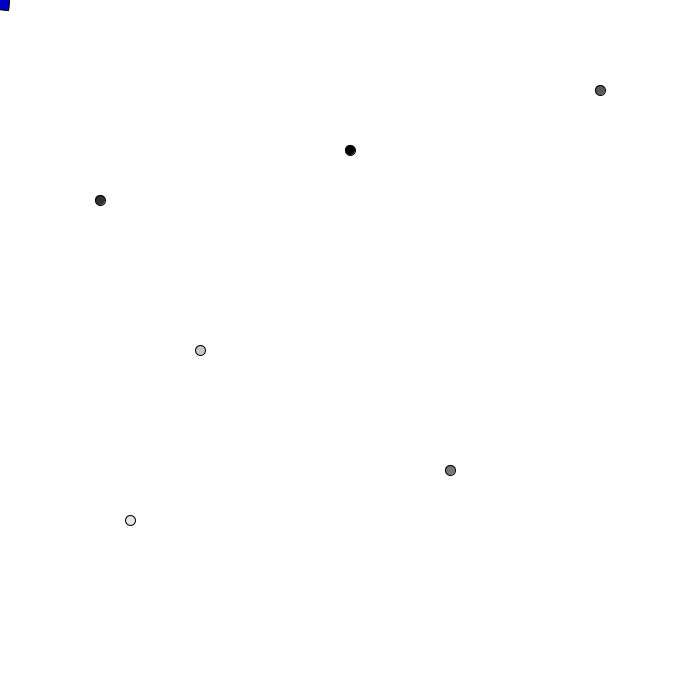
Frame 1 (no input)
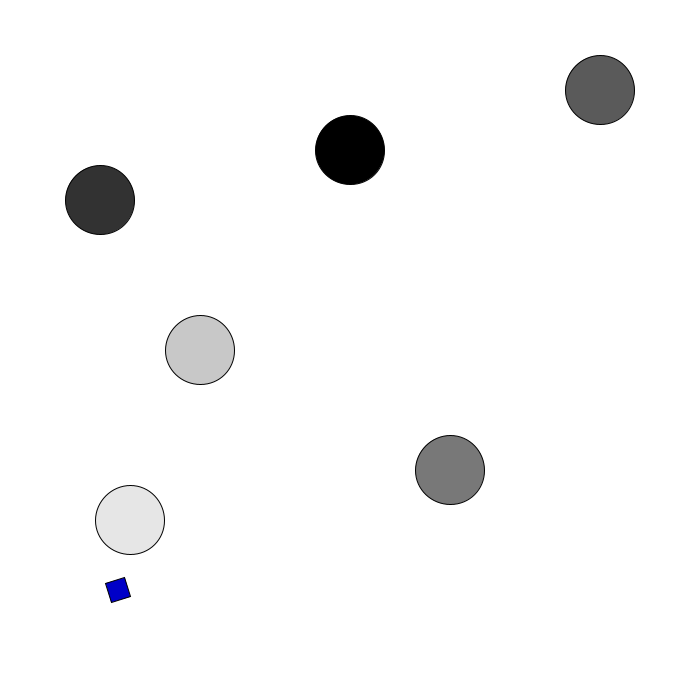
Frame 60 (the mouse pressed at the canvas centre just before this capture)
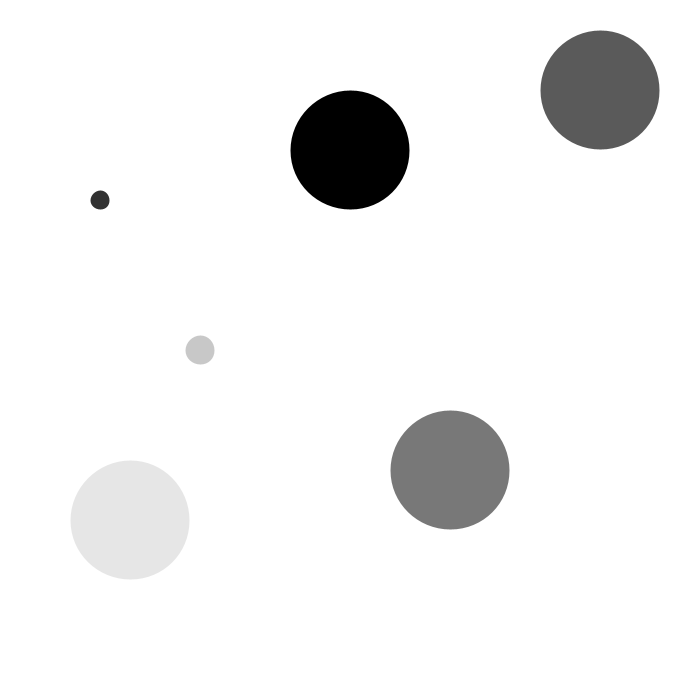
Frame 120 (the mouse held since frame 60 and released just before this capture)

The Processing sketch that drew these frames (run headless with seeded random() and noise(); from frame 60 on, the mouse is pressed at the canvas centre):

// Processing sketch: processing_163623
// ── processing_163623.pde

Sonar b1;
Sonar b2;
Sonar b3;
Sonar b4;
Sonar b5;
Sonar b6;
Rec f;

void setup(){
//background(150); 
size(700,700);
f = new Rec(20,20,0,0,200,1.0,5.0);

//  x-position  y-position   size   color

b1 = new Sonar(width/2,150,200,0);
b2 = new Sonar(100,200,100,50);
b3 = new Sonar(450,470,400,120);
b4 = new Sonar(200,height/2,90,200);
b5 = new Sonar(600,90,130,90);
b6 = new Sonar(130,520,200,230);
//b1 = new Bubble(400,180,);  tamano color-central color-borde



}


void draw(){
  f.trans();
b1.display();
b2.display();
b3.display();
b4.display();
b5.display();
b6.display();





}
// This is a simple use of a class to draw a colors square
// Created by Sam Sadtler 9/18/14
// input from Matt Romein

// Rec r2 = new Rec(40, 200, 955, 255, 20);
// Rec r3 = new Rec(20, 100, 255, 255, 40);
// Rec r4 = new Rec(70, 90, 255, 255, 60);



class Rec {
  int cul0, cul1, cul2, hei, wid, mX, mY, Size;
  float pos, neg; 
  float rspeed;
  Rec(int h, int w, int c1, int c2, int c3 , float up, float down) {
    cul0=c1;
    cul1=c2;
    cul2=c3;
    pos=up;
    neg=down;
    hei=h;
    wid=w;
    mY= 0;
    mX= 0;
    rspeed=.1;
  }
  void update() {
    fill(cul0, cul1, cul2);
    rect(hei, hei, wid, wid);
  }
  void trans() {
    background(255);
    rectMode(CENTER);
    
    pushMatrix();
    translate(Size/neg, Size/pos);
    pushMatrix();
    
    rotate(frameCount*rspeed);
    fill(cul0, cul1, cul2);
    rect(mX, mY, wid, wid);
    popMatrix();
    popMatrix();

    if ( Size>width+hei/2) {
      ;
      Size=0;
    }
    Size+=10;
  }
}
class Sonar {
float x;
float y;
float h;
float w;
float cl;
float strk;
float size;
float originalSize;
  
  
Sonar(float tempX, float tempY, float tempS, float tempC){
x =tempX ;
y= tempY;
h= 10;
w= 10;
strk=255;
cl=tempC;
size = tempS;
originalSize= 1;

  
  
}  
  
  
  
  
void display(){
  fill(cl);
  ellipse(x,y,h,w);
  h++;
  w++;
  
 
 
  if(h>size || w>size){
   h=originalSize;
   w=originalSize;
   stroke(strk);
   strokeWeight(10);
  
    }
  
  fill(255);
}  
  

  
  
  
}
